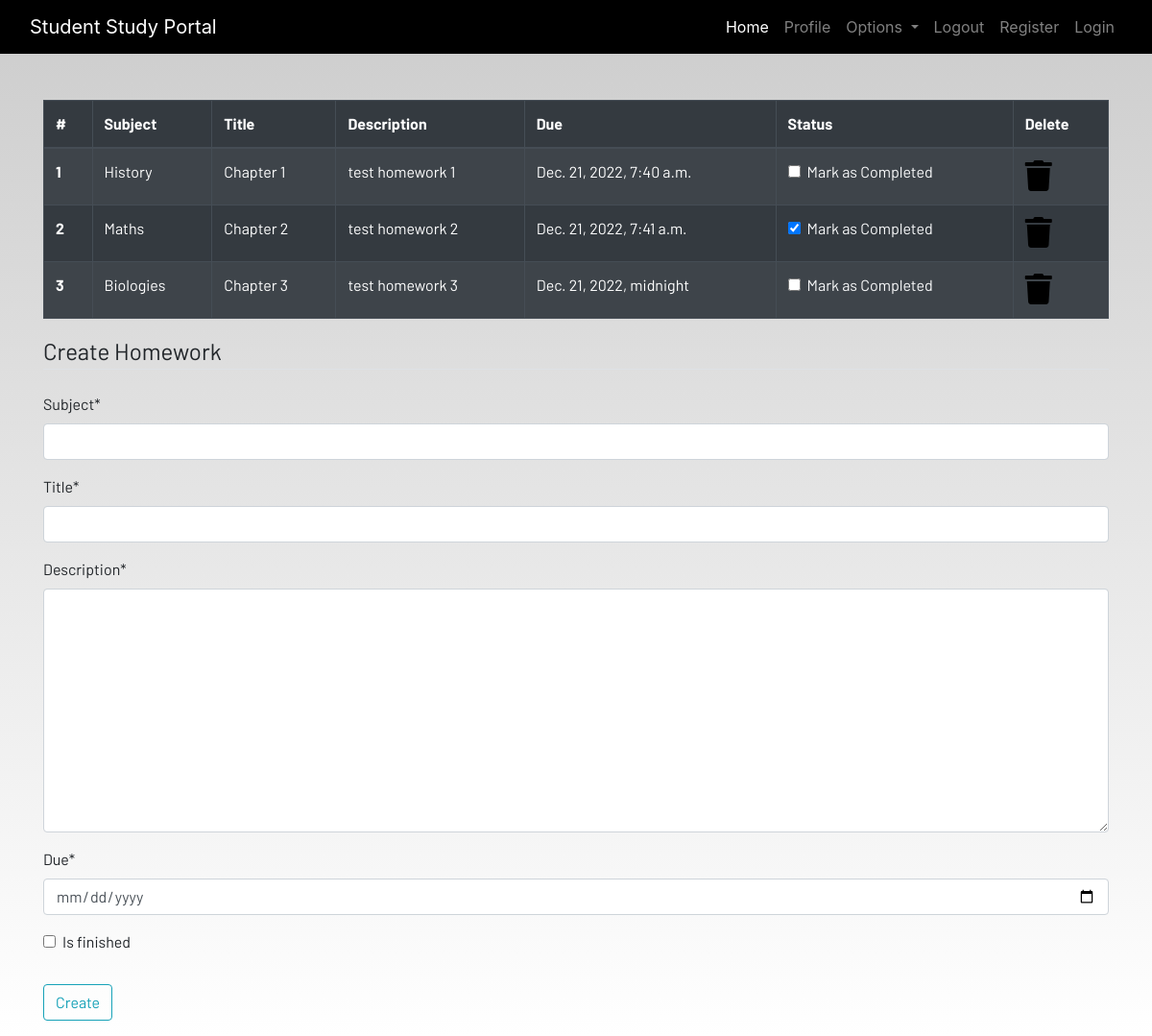
The page /homework (signed in) on the database its author committed.
### dashboard/models.py (models this page shows, shortened)
class Homework(models.Model):
    user = models.ForeignKey(User, on_delete=models.CASCADE, null=True)
    subject = models.CharField(max_length=50)
    title = models.CharField(max_length=100)
    description = models.TextField()
    due = models.DateTimeField()
    is_finished = models.BooleanField(default=False)

### dashboard/views.py (the view)
# urls.py: path('homework',views.homework,name="homework"),
def homework(request):
    if request.method == "POST":
        form = HomeworkForm(request.POST)
        if form.is_valid():
            try:
                finished = request.POST['is_finished']
                if finished == 'on':
                    finished = True
                else:
                    finished = False
            except:
                finished = False
            homeworks = Homework(
                user = request.user,
                subject = request.POST['subject'],
                title = request.POST['title'],
                description = request.POST['description'],
                due = request.POST['due'],
                is_finished = finished
            )
            homeworks.save()
            messages.success(request,f"Homeworks Added from {request.user.username} Successfully!")
            return redirect ('homework')
    else:
        form = HomeworkForm()
    homework = Homework.objects.filter(user=request.user)
    if len(homework) == 0:
        homework_done = True
    else:
        homework_done = False
    context = {
        'homeworks': homework,
        'homeworks_done': homework_done,
        'form': form
        }
    return render(request,'dashboard/homework.html', context)

### dashboard/forms.py
class HomeworkForm(forms.ModelForm):
    class Meta:
        model = Homework
        widgets = {'due':DateInput()}
        fields = ['subject','title','description','due','is_finished']

### dashboard/templates/dashboard/homework.html (shortened to what this page needs)
{% extends 'dashboard/base.html' %}
{% load static %}
{% load crispy_forms_tags %}
{% block content %}
<div class="container">
    {% if not homework_done %}
    <table class="table table-striped table-bordered table-hover table-dark">
        <thead>
            <tr>
                <th scope="col">#</th>
                <th scope="col">Subject</th>
                <th scope="col">Title</th>
                <th scope="col">Description</th>
                <th scope="col">Due</th>
                <th scope="col">Status</th>
                <th scope="col">Delete</th>
            </tr>
        </thead>
        <tbody>
            {% for homework in homeworks %}
            <tr>
                <th scope="row">{{forloop.counter}}</th>
                <td>{{homework.subject}}</td>
                <td>{{homework.title}}</td>
                <td>{{homework.description}}</td>
                <td>{{homework.due}}</td>
                <td>
                    <a href="{% url 'update-homework' homework.id %}">
                        <div class="form-check">
                            {% if homework.is_finished %}
                            <input class="form-check-input" type="checkbox" value="" checked>
                            {% else %}
                            <input class="form-check-input" type="checkbox" value="">
                            {% endif %}
                            <label class="form-check-label text-light" for="flexCheckDefault">
                                Mark as Completed
                            </label>
                        </div>
                    </a>
                </td>
                <td><a href="{% url 'delete-homework' homework.id %}"><i class="fa fa-trash fa-2x"></i></a></td>
            </tr>
            {% endfor %}
        </tbody>
    </table>
    {% else %}
    <h4>All homeworks are completed!! Create to have more!!</h4>
    {% endif %}
</div>
<div class=" container">
    <form method="POST">
        <fieldset class="form-group">
            <legend class="border-bottom mb-4">Create Homework</legend>
            {{form|crispy}}
        </fieldset>
        <div class="form-group">
            <button href="" class="btn btn-outline-info" type="submit">
                Create
            </button>
        </div>
    </form>
</div>
{% endblock content %}

### static/css/main.css (style rules this page uses)
html { scroll-behavior: smooth; height: 100%; width: 100%; }
a { text-decoration: none !important; color: black; }
html, body { max-width: 100%; overflow-x: hidden; height: 100%; width: 100%; }
body { background: linear-gradient(rgba(0, 0, 0, 0.2), rgba(255, 255, 255, 0.5)); overflow-x: hidden; background-repeat: no-repeat; }
.fa { color: black; }

### rows shown on the page
Homework: subject "History", title "Chapter 1", description "test homework 1", due "Dec. 21, 2022, 7:40 a.m."
Homework: subject "Maths", title "Chapter 2", description "test homework 2", due "Dec. 21, 2022, 7:41 a.m."
Homework: subject "Biologies", title "Chapter 3", description "test homework 3", due "Dec. 21, 2022, midnight"
